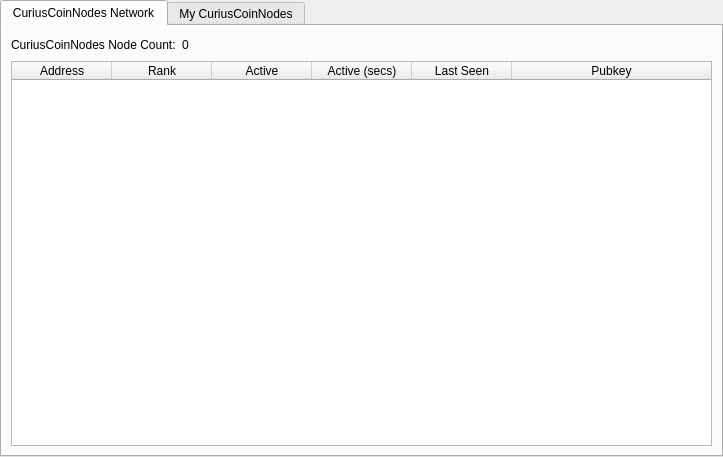
<?xml version="1.0" encoding="UTF-8"?>
<ui version="4.0">
 <class>MasternodeManager</class>
 <widget class="QWidget" name="MasternodeManager">
  <property name="geometry">
   <rect>
    <x>0</x>
    <y>0</y>
    <width>723</width>
    <height>457</height>
   </rect>
  </property>
  <property name="windowTitle">
   <string>Form</string>
  </property>
  <layout class="QVBoxLayout" name="topLayout">
   <property name="leftMargin">
    <number>0</number>
   </property>
   <property name="topMargin">
    <number>0</number>
   </property>
   <property name="rightMargin">
    <number>0</number>
   </property>
   <property name="bottomMargin">
    <number>0</number>
   </property>
   <item>
    <layout class="QVBoxLayout" name="verticalLayout">
     <property name="bottomMargin">
      <number>0</number>
     </property>
     <item>
      <widget class="QTabWidget" name="tabWidget">
       <property name="currentIndex">
        <number>0</number>
       </property>
       <widget class="QWidget" name="tab">
        <attribute name="title">
         <string>CuriusCoinNodes Network</string>
        </attribute>
        <layout class="QGridLayout" name="gridLayout">
         <item row="1" column="0">
          <widget class="QTableWidget" name="tableWidget">
           <property name="editTriggers">
            <set>QAbstractItemView::NoEditTriggers</set>
           </property>
           <property name="alternatingRowColors">
            <bool>true</bool>
           </property>
           <property name="selectionBehavior">
            <enum>QAbstractItemView::SelectRows</enum>
           </property>
           <attribute name="horizontalHeaderStretchLastSection">
            <bool>true</bool>
           </attribute>
           <column>
            <property name="text">
             <string>Address</string>
            </property>
           </column>
           <column>
            <property name="text">
             <string>Rank</string>
            </property>
           </column>
           <column>
            <property name="text">
             <string>Active</string>
            </property>
           </column>
           <column>
            <property name="text">
             <string>Active (secs)</string>
            </property>
           </column>
           <column>
            <property name="text">
             <string>Last Seen</string>
            </property>
           </column>
           <column>
            <property name="text">
             <string>Pubkey</string>
            </property>
           </column>
          </widget>
         </item>
         <item row="0" column="0">
          <layout class="QHBoxLayout" name="horizontalLayout_3">
           <property name="bottomMargin">
            <number>0</number>
           </property>
           <item>
            <widget class="QLabel" name="label_2">
             <property name="text">
              <string>CuriusCoinNodes Node Count:</string>
             </property>
            </widget>
           </item>
           <item>
            <widget class="QLabel" name="countLabel">
             <property name="text">
              <string>0</string>
             </property>
            </widget>
           </item>
           <item>
            <spacer name="horizontalSpacer_3">
             <property name="orientation">
              <enum>Qt::Horizontal</enum>
             </property>
             <property name="sizeHint" stdset="0">
              <size>
               <width>40</width>
               <height>20</height>
              </size>
             </property>
            </spacer>
           </item>
          </layout>
         </item>
        </layout>
       </widget>
       <widget class="QWidget" name="tab_2">
        <attribute name="title">
         <string>My CuriusCoinNodes</string>
        </attribute>
        <layout class="QGridLayout" name="gridLayout_2">
         <item row="0" column="0">
          <layout class="QVBoxLayout" name="verticalLayout_2">
           <property name="bottomMargin">
            <number>0</number>
           </property>
           <item>
            <layout class="QHBoxLayout" name="horizontalLayout">
             <item>
              <widget class="QPushButton" name="createButton">
               <property name="text">
                <string>&amp;Create...</string>
               </property>
              </widget>
             </item>
             <item>
              <widget class="QPushButton" name="copyAddressButton">
               <property name="text">
                <string>Copy &amp;Address</string>
               </property>
              </widget>
             </item>
             <item>
              <spacer name="horizontalSpacer">
               <property name="orientation">
                <enum>Qt::Horizontal</enum>
               </property>
               <property name="sizeHint" stdset="0">
                <size>
                 <width>40</width>
                 <height>20</height>
                </size>
               </property>
              </spacer>
             </item>
            </layout>
           </item>
           <item>
            <widget class="QTableWidget" name="tableWidget_2">
             <property name="editTriggers">
              <set>QAbstractItemView::NoEditTriggers</set>
             </property>
             <property name="alternatingRowColors">
              <bool>true</bool>
             </property>
             <property name="selectionMode">
              <enum>QAbstractItemView::SingleSelection</enum>
             </property>
             <property name="selectionBehavior">
              <enum>QAbstractItemView::SelectRows</enum>
             </property>
             <attribute name="horizontalHeaderStretchLastSection">
              <bool>true</bool>
             </attribute>
             <column>
              <property name="text">
               <string>Alias</string>
              </property>
             </column>
             <column>
              <property name="text">
               <string>IP/Onion</string>
              </property>
             </column>
             <column>
              <property name="text">
               <string>Status</string>
              </property>
             </column>
             <column>
              <property name="text">
               <string>Collateral Address</string>
              </property>
             </column>
            </widget>
           </item>
           <item>
            <layout class="QHBoxLayout" name="horizontalLayout_2">
             <property name="bottomMargin">
              <number>0</number>
             </property>
             <item>
              <widget class="QPushButton" name="editButton">
               <property name="text">
                <string>&amp;Edit</string>
               </property>
              </widget>
             </item>
             <item>
              <widget class="QPushButton" name="getConfigButton">
               <property name="text">
                <string>&amp;Get Config</string>
               </property>
              </widget>
             </item>
             <item>
              <widget class="QPushButton" name="removeButton">
               <property name="text">
                <string>&amp;Remove</string>
               </property>
              </widget>
             </item>
             <item>
              <spacer name="horizontalSpacer_2">
               <property name="orientation">
                <enum>Qt::Horizontal</enum>
               </property>
               <property name="sizeHint" stdset="0">
                <size>
                 <width>40</width>
                 <height>20</height>
                </size>
               </property>
              </spacer>
             </item>
            </layout>
           </item>
           <item>
            <layout class="QHBoxLayout" name="horizontalLayout_4">
             <property name="bottomMargin">
              <number>0</number>
             </property>
             <item>
              <widget class="QPushButton" name="startButton">
               <property name="text">
                <string>&amp;Start</string>
               </property>
              </widget>
             </item>
             <item>
              <widget class="QPushButton" name="stopButton">
               <property name="text">
                <string>Sto&amp;p</string>
               </property>
              </widget>
             </item>
             <item>
              <spacer name="horizontalSpacer_4">
               <property name="orientation">
                <enum>Qt::Horizontal</enum>
               </property>
               <property name="sizeHint" stdset="0">
                <size>
                 <width>40</width>
                 <height>20</height>
                </size>
               </property>
              </spacer>
             </item>
            </layout>
           </item>
           <item>
            <layout class="QHBoxLayout" name="horizontalLayout_5">
             <property name="bottomMargin">
              <number>0</number>
             </property>
             <item>
              <widget class="QPushButton" name="startAllButton">
               <property name="text">
                <string>S&amp;tart All</string>
               </property>
              </widget>
             </item>
             <item>
              <widget class="QPushButton" name="stopAllButton">
               <property name="text">
                <string>St&amp;op All</string>
               </property>
              </widget>
             </item>
             <item>
              <spacer name="horizontalSpacer_5">
               <property name="orientation">
                <enum>Qt::Horizontal</enum>
               </property>
               <property name="sizeHint" stdset="0">
                <size>
                 <width>40</width>
                 <height>20</height>
                </size>
               </property>
              </spacer>
             </item>
            </layout>
           </item>
          </layout>
         </item>
        </layout>
       </widget>
      </widget>
     </item>
    </layout>
   </item>
  </layout>
 </widget>
 <resources/>
 <connections/>
</ui>
